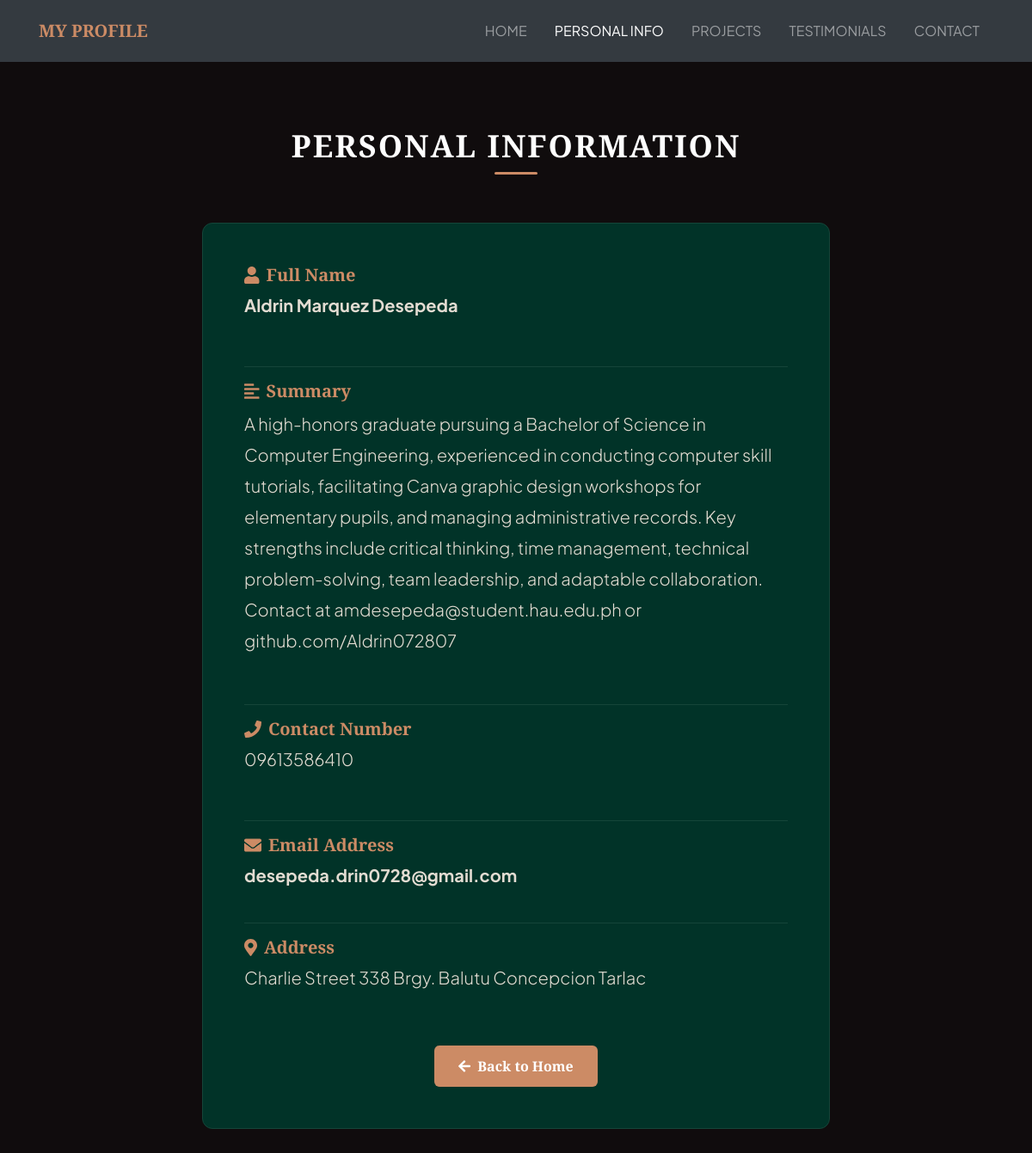
Screenshot of /personal-info/ with the database file from the repository.
### portfolio/models.py (models this page shows, shortened)
class PersonalInformation(models.Model):
    first_name = models.CharField(max_length=100)
    middle_name = models.CharField(max_length=100, blank=True, null=True)
    last_name = models.CharField(max_length=100)
    summary = models.TextField()
    contact_number = models.CharField(max_length=20)
    email = models.EmailField()
    address = models.CharField(max_length=255)
    class Meta:
        verbose_name_plural = "Personal Information"

### portfolio/views.py (the view)
# urls.py: path('personal-info/', views.personal_info_view, name='personal_info'),
def personal_info_view(request):
    personal_info = PersonalInformation.objects.first()
    return render(request, 'portfolio/personal_info.html', {'personal_info': personal_info})

### portfolio/templates/portfolio/personal_info.html (shortened to what this page needs)
{% load static %}
<!DOCTYPE html>
<html lang="en">
<head>
    <link rel="stylesheet" href="https://stackpath.bootstrapcdn.com/bootstrap/4.4.1/css/bootstrap.min.css">
</head>
<body>
    <nav class="navbar navbar-expand-lg navbar-dark bg-dark fixed-top" id="mainNav">
        <div class="container">
            <a class="navbar-brand font-weight-bold" style="color: var(--accent-tan);" href="{% url 'portfolio:home' %}">MY PROFILE</a>
            <div class="collapse navbar-collapse" id="navbarResponsive">
                <ul class="navbar-nav ml-auto text-center">
                    <li class="nav-item"><a class="nav-link py-3 px-3" href="{% url 'portfolio:home' %}">HOME</a></li>
                    <li class="nav-item active"><a class="nav-link py-3 px-3" href="{% url 'portfolio:personal_info' %}">PERSONAL INFO</a></li>
                    <li class="nav-item"><a class="nav-link py-3 px-3" href="{% url 'portfolio:project_list' %}">PROJECTS</a></li>
                    <li class="nav-item"><a class="nav-link py-3 px-3" href="{% url 'portfolio:testimony_list' %}">TESTIMONIALS</a></li>
                    <li class="nav-item"><a class="nav-link py-3 px-3" href="{% url 'portfolio:contact' %}">CONTACT</a></li>
                </ul>
            </div>
        </div>
    </nav>
    <div class="container my-5">
        <div class="text-center mb-5">
            <h1 class="section-banner-title text-white text-uppercase">PERSONAL INFORMATION</h1>
        </div>
        <div class="row justify-content-center">
            <div class="col-lg-8">
                <div class="card info-card p-4 p-md-5">
                    {% if personal_info %}
                        <div class="mb-4">
                            <h5 class="font-weight-bold mb-2" style="color: var(--accent-tan);"><i class="fas fa-user mr-2"></i>Full Name</h5>
                            <p class="lead font-weight-bold">
                                {{ personal_info.first_name }}
                                {% if personal_info.middle_name %}{{ personal_info.middle_name }} {% endif %}
                                {{ personal_info.last_name }}
                            </p>
                        </div>
                        <hr style="border-color: #154539;">
                        <div class="mb-4">
                            <h5 class="font-weight-bold mb-2" style="color: var(--accent-tan);"><i class="fas fa-align-left mr-2"></i>Summary</h5>
                            <p class="lead" style="line-height: 1.8;">{{ personal_info.summary }}</p>
                        </div>
                        <hr style="border-color: #154539;">
                        <div class="mb-4">
                            <h5 class="font-weight-bold mb-2" style="color: var(--accent-tan);"><i class="fas fa-phone mr-2"></i>Contact Number</h5>
                            <p class="lead">{{ personal_info.contact_number }}</p>
                        </div>
                        <hr style="border-color: #154539;">
                        <div class="mb-4">
                            <h5 class="font-weight-bold mb-2" style="color: var(--accent-tan);"><i class="fas fa-envelope mr-2"></i>Email Address</h5>
                            <a href="mailto:{{ personal_info.email }}" class="lead font-weight-bold" style="color: var(--sand-light);">
                                {{ personal_info.email }}
                            </a>
                        </div>
                        <hr style="border-color: #154539;">
                        <div class="mb-4">
                            <h5 class="font-weight-bold mb-2" style="color: var(--accent-tan);"><i class="fas fa-map-marker-alt mr-2"></i>Address</h5>
                            <p class="lead">{{ personal_info.address }}</p>
                        </div>
                    {% else %}
                        <div class="text-center py-4">
                            <p class="lead text-muted">No personal information found in database.</p>
                        </div>
                    {% endif %}
                    <div class="mt-4 text-center">
                        <a href="{% url 'portfolio:home' %}" class="btn btn-custom">
                            <i class="fas fa-arrow-left mr-2"></i>Back to Home
                        </a>
                    </div>
                </div>
            </div>
        </div>
    </div>
</body>
</html>

### portfolio/templates/portfolio/personal_info.html (style rules this page uses)
:root { --sand-light: #E3DCD2; --accent-tan: #CC8B65; --bg-primary: #013328; --bg-dark: #100C0D; }
body { padding-top: 100px; background-color: var(--bg-dark); color: var(--sand-light); font-family: 'Plus Jakarta Sans', sans-serif; min-height: 100vh; }
h1, h2, h3, h4, h5, .navbar-brand, .section-banner-title { font-family: 'Cinzel', serif; }
.section-banner-title { font-size: 2.25rem; font-weight: 800; letter-spacing: 2px; position: relative; padding-bottom: 12px; display: inline-block; }
.section-banner-title::after { content: ''; position: absolute; bottom: 0; left: 50%; transform: translateX(-50%); width: 50px; height: 3px; background-color: var(--accent-tan); border-radius: 2px; }
.info-card { background-color: var(--bg-primary); border: 1px solid #154539; border-radius: 12px; }
.btn-custom { background-color: var(--accent-tan); color: #ffffff; font-family: 'Cinzel', serif; font-weight: 700; border: none; padding: 0.75rem 1.75rem; border-radius: 6px; }

### rows the page displays
PersonalInformation: first_name "Aldrin", middle_name "Marquez", last_name "Desepeda", summary "A high-honors graduate pursuing a Bachelor of Science in Computer Engineering, experienced in conducting computer skill tutorials, facilitating Canva graphic design workshops for elementary pupils, and managing administrative records. Key strengths include critical thinking, time management, technical problem-solving, team leadership, and adaptable collaboration. Contact at amdesepeda@student.hau.edu.ph or github.com/Aldrin072807", contact_number "09613586410", email "desepeda.drin0728@gmail.com", address "Charlie Street 338 Brgy. Balutu Concepcion Tarlac"
